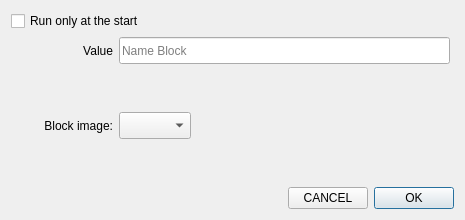
<?xml version="1.0" encoding="UTF-8"?>
<ui version="4.0">
 <class>Dialog</class>
 <widget class="QDialog" name="Dialog">
  <property name="geometry">
   <rect>
    <x>0</x>
    <y>0</y>
    <width>465</width>
    <height>201</height>
   </rect>
  </property>
  <property name="windowTitle">
   <string>Dialog</string>
  </property>
  <layout class="QVBoxLayout" name="verticalLayout_4">
   <item>
    <widget class="QCheckBox" name="Run_start">
     <property name="text">
      <string>Run only at the start</string>
     </property>
    </widget>
   </item>
   <item>
    <layout class="QHBoxLayout" name="horizontalLayout_10">
     <item>
      <widget class="QLabel" name="label_4">
       <property name="minimumSize">
        <size>
         <width>102</width>
         <height>27</height>
        </size>
       </property>
       <property name="maximumSize">
        <size>
         <width>102</width>
         <height>27</height>
        </size>
       </property>
       <property name="text">
        <string>Value</string>
       </property>
       <property name="alignment">
        <set>Qt::AlignRight|Qt::AlignTrailing|Qt::AlignVCenter</set>
       </property>
      </widget>
     </item>
     <item>
      <widget class="QLineEdit" name="lineEditName">
       <property name="minimumSize">
        <size>
         <width>331</width>
         <height>27</height>
        </size>
       </property>
       <property name="maximumSize">
        <size>
         <width>331</width>
         <height>27</height>
        </size>
       </property>
       <property name="toolTip">
        <string extracomment="Name of block"/>
       </property>
       <property name="placeholderText">
        <string>Name Block</string>
       </property>
      </widget>
     </item>
     <item>
      <spacer name="horizontalSpacer_2">
       <property name="orientation">
        <enum>Qt::Horizontal</enum>
       </property>
       <property name="sizeHint" stdset="0">
        <size>
         <width>40</width>
         <height>20</height>
        </size>
       </property>
      </spacer>
     </item>
    </layout>
   </item>
   <item>
    <layout class="QHBoxLayout" name="horizontalLayout_5">
     <item>
      <layout class="QVBoxLayout" name="verticalLayout">
       <item>
        <layout class="QHBoxLayout" name="horizontalLayout_3">
         <item>
          <widget class="QLabel" name="label_2">
           <property name="minimumSize">
            <size>
             <width>102</width>
             <height>27</height>
            </size>
           </property>
           <property name="maximumSize">
            <size>
             <width>102</width>
             <height>27</height>
            </size>
           </property>
           <property name="text">
            <string>Block image:</string>
           </property>
           <property name="alignment">
            <set>Qt::AlignRight|Qt::AlignTrailing|Qt::AlignVCenter</set>
           </property>
          </widget>
         </item>
         <item>
          <widget class="QComboBox" name="comboBoxBlockImage">
           <property name="maximumSize">
            <size>
             <width>110</width>
             <height>27</height>
            </size>
           </property>
           <property name="toolTip">
            <string extracomment="You can select diferents blocks"/>
           </property>
          </widget>
         </item>
        </layout>
       </item>
      </layout>
     </item>
     <item>
      <spacer name="horizontalSpacer_8">
       <property name="orientation">
        <enum>Qt::Horizontal</enum>
       </property>
       <property name="sizeHint" stdset="0">
        <size>
         <width>40</width>
         <height>20</height>
        </size>
       </property>
      </spacer>
     </item>
     <item>
      <widget class="QLabel" name="BlockImage">
       <property name="minimumSize">
        <size>
         <width>161</width>
         <height>111</height>
        </size>
       </property>
       <property name="text">
        <string/>
       </property>
      </widget>
     </item>
    </layout>
   </item>
   <item>
    <layout class="QHBoxLayout" name="horizontalLayout_9">
     <item>
      <spacer name="horizontalSpacer_4">
       <property name="orientation">
        <enum>Qt::Horizontal</enum>
       </property>
       <property name="sizeHint" stdset="0">
        <size>
         <width>40</width>
         <height>20</height>
        </size>
       </property>
      </spacer>
     </item>
     <item>
      <widget class="QPushButton" name="pushButtonCancel">
       <property name="maximumSize">
        <size>
         <width>150</width>
         <height>16777215</height>
        </size>
       </property>
       <property name="text">
        <string>CANCEL</string>
       </property>
       <property name="autoDefault">
        <bool>false</bool>
       </property>
      </widget>
     </item>
     <item>
      <widget class="QPushButton" name="pushButtonOK">
       <property name="maximumSize">
        <size>
         <width>150</width>
         <height>16777215</height>
        </size>
       </property>
       <property name="text">
        <string>OK</string>
       </property>
      </widget>
     </item>
    </layout>
   </item>
  </layout>
 </widget>
 <tabstops>
  <tabstop>pushButtonOK</tabstop>
  <tabstop>lineEditName</tabstop>
  <tabstop>comboBoxBlockImage</tabstop>
  <tabstop>pushButtonCancel</tabstop>
 </tabstops>
 <resources/>
 <connections/>
</ui>
